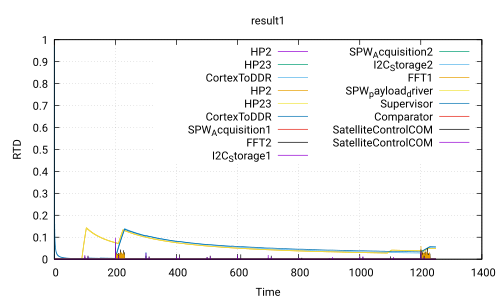

Generate this figure with gnuplot:
 set title 'result1'
 set ylabel 'RTD'
 set xlabel 'Time'
 set grid
 set term pdf
 set output 'Use_case_DoubleCamera_Safety.ATIPPIC.executable200.0_120.0.pdf'
 plot 'Use_case_DoubleCamera_Safety.ATIPPIC.executable200.0_120.0.csv' using 1:2 with lines title 'HP2','Use_case_DoubleCamera_Safety.ATIPPIC.executable200.0_120.0.csv' using 1:3 with lines title 'HP23','Use_case_DoubleCamera_Safety.ATIPPIC.executable200.0_120.0.csv' using 1:4 with lines title 'CortexToDDR','Use_case_DoubleCamera_Safety.ATIPPIC.executable200.0_120.0.csv' using 1:5 with lines title 'HP2','Use_case_DoubleCamera_Safety.ATIPPIC.executable200.0_120.0.csv' using 1:6 with lines title 'HP23','Use_case_DoubleCamera_Safety.ATIPPIC.executable200.0_120.0.csv' using 1:7 with lines title 'CortexToDDR','Use_case_DoubleCamera_Safety.ATIPPIC.executable200.0_120.0.csv' using 1:8 with lines title 'SPW_Acquisition1','Use_case_DoubleCamera_Safety.ATIPPIC.executable200.0_120.0.csv' using 1:9 with lines title 'FFT2','Use_case_DoubleCamera_Safety.ATIPPIC.executable200.0_120.0.csv' using 1:10 with lines title 'I2C_Storage1','Use_case_DoubleCamera_Safety.ATIPPIC.executable200.0_120.0.csv' using 1:11 with lines title 'SPW_Acquisition2','Use_case_DoubleCamera_Safety.ATIPPIC.executable200.0_120.0.csv' using 1:12 with lines title 'I2C_Storage2','Use_case_DoubleCamera_Safety.ATIPPIC.executable200.0_120.0.csv' using 1:13 with lines title 'FFT1','Use_case_DoubleCamera_Safety.ATIPPIC.executable200.0_120.0.csv' using 1:14 with lines title 'SPW_payload_driver','Use_case_DoubleCamera_Safety.ATIPPIC.executable200.0_120.0.csv' using 1:15 with lines title 'Supervisor','Use_case_DoubleCamera_Safety.ATIPPIC.executable200.0_120.0.csv' using 1:16 with lines title 'Comparator','Use_case_DoubleCamera_Safety.ATIPPIC.executable200.0_120.0.csv' using 1:17 with lines title 'SatelliteControlCOM','Use_case_DoubleCamera_Safety.ATIPPIC.executable200.0_120.0.csv' using 1:18 with lines title 'SatelliteControlCOM'
